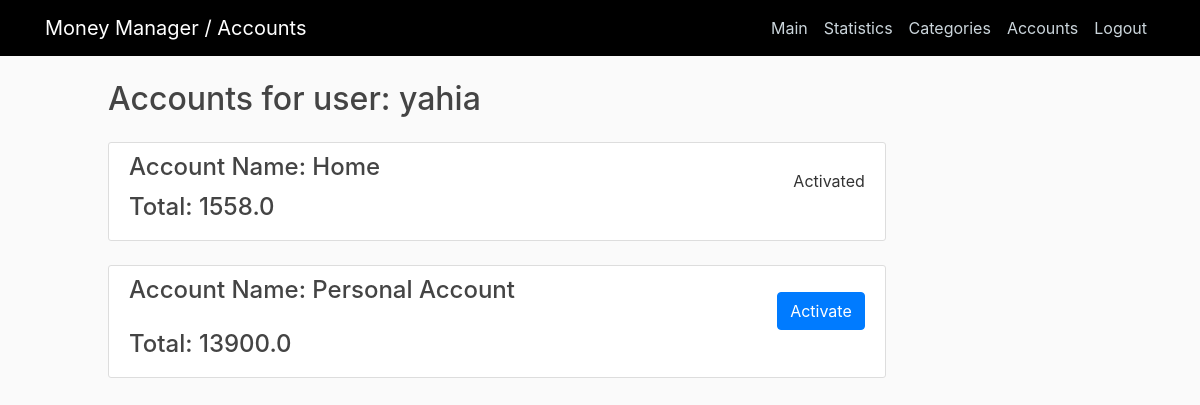
The page /accounts/ (signed in) on the database as committed earlier.
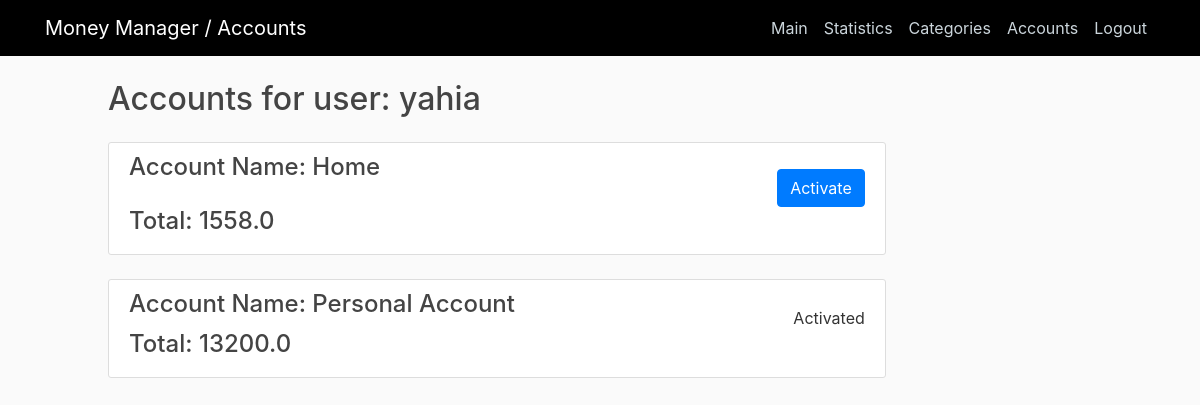
The same page on the database as committed later.
### home/models.py (models this page shows, shortened)
class Account(models.Model):
    user = models.ForeignKey(User, related_name="accounts", on_delete=models.CASCADE)
    name = models.CharField(max_length=50, default="Personal Account")
    total_income = models.FloatField(default=0)
    total_spendings = models.FloatField(default=0)
    active = models.BooleanField(default=True)

### home/views.py (the view)
# urls.py: path('accounts/', views.accounts, name="accounts"),
@login_required
def accounts(request):
    context={
        'title': 'Accounts',
        'user': request.user,
        'accounts': Account.objects.filter(user=request.user).all()
    }
    return render(request, 'home/accounts.html', context)

### home/templatetags/tags.py (called while the page is built)
@register.filter
def subtract(value, arg):
    return value - arg

### home/templates/home/accounts.html
{% extends "home/base.html" %}
{% load tags %}
{% block content %}
    <h2> Accounts for user: {{ user.username }} </h2>
    {% for account in accounts %}
        <div class="content-section mt-4">
            <div>
                <h4 class="float-left">Account Name: {{ account.name }} <br> </h4>
                {% if account.active %}
                    <div class="float-right mt-3"> Activated </div>
                {% else %}
                    <div class="float-right mt-3">
                        <a href="/activate/{{ account.id }}" class="btn btn-primary"> Activate </a>
                    </div>
                {% endif %}
            </div>
            <h4 class="clear-fix">Total: {{ account.total_income|subtract:account.total_spendings }}</h4>
        </div>
    {% endfor %}
{% endblock content %}

Rows that differ between the two databases and show on the page:
changed Account "Home": active "Activated" → "Activate"
changed Account "Personal Account": total_income|subtract "13900.0" → "13200.0"; active "Activate" → "Activated"
